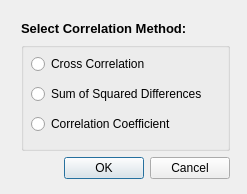
<?xml version="1.0" encoding="UTF-8"?>
<ui version="4.0">
 <class>CorrMethodClass</class>
 <widget class="QDialog" name="CorrMethodClass">
  <property name="geometry">
   <rect>
    <x>0</x>
    <y>0</y>
    <width>247</width>
    <height>194</height>
   </rect>
  </property>
  <property name="sizePolicy">
   <sizepolicy hsizetype="Preferred" vsizetype="Preferred">
    <horstretch>0</horstretch>
    <verstretch>0</verstretch>
   </sizepolicy>
  </property>
  <property name="windowTitle">
   <string>Correlation Methods</string>
  </property>
  <property name="modal">
   <bool>true</bool>
  </property>
  <widget class="QFrame" name="dialog_Frame">
   <property name="geometry">
    <rect>
     <x>10</x>
     <y>10</y>
     <width>231</width>
     <height>181</height>
    </rect>
   </property>
   <property name="sizePolicy">
    <sizepolicy hsizetype="Expanding" vsizetype="Expanding">
     <horstretch>0</horstretch>
     <verstretch>0</verstretch>
    </sizepolicy>
   </property>
   <layout class="QVBoxLayout" name="verticalLayout" stretch="0,0,0,0">
    <item>
     <widget class="QLabel" name="selectMethod_label">
      <property name="font">
       <font>
        <family>Arial</family>
        <pointsize>10</pointsize>
        <weight>75</weight>
        <bold>true</bold>
       </font>
      </property>
      <property name="text">
       <string>Select Correlation Method:</string>
      </property>
     </widget>
    </item>
    <item>
     <widget class="QGroupBox" name="methods_groupBox">
      <property name="sizePolicy">
       <sizepolicy hsizetype="Expanding" vsizetype="Expanding">
        <horstretch>0</horstretch>
        <verstretch>1</verstretch>
       </sizepolicy>
      </property>
      <property name="font">
       <font>
        <family>Arial</family>
       </font>
      </property>
      <property name="title">
       <string/>
      </property>
      <widget class="QRadioButton" name="method3_radioButton">
       <property name="geometry">
        <rect>
         <x>10</x>
         <y>70</y>
         <width>211</width>
         <height>24</height>
        </rect>
       </property>
       <property name="text">
        <string>Correlation Coefficient</string>
       </property>
      </widget>
      <widget class="QRadioButton" name="method2_radioButton">
       <property name="geometry">
        <rect>
         <x>10</x>
         <y>40</y>
         <width>211</width>
         <height>24</height>
        </rect>
       </property>
       <property name="text">
        <string>Sum of Squared Differences</string>
       </property>
      </widget>
      <widget class="QRadioButton" name="method1_radioButton">
       <property name="geometry">
        <rect>
         <x>10</x>
         <y>10</y>
         <width>131</width>
         <height>24</height>
        </rect>
       </property>
       <property name="text">
        <string>Cross Correlation</string>
       </property>
      </widget>
     </widget>
    </item>
    <item>
     <widget class="QDialogButtonBox" name="buttonBox">
      <property name="orientation">
       <enum>Qt::Horizontal</enum>
      </property>
      <property name="standardButtons">
       <set>QDialogButtonBox::Cancel|QDialogButtonBox::Ok</set>
      </property>
     </widget>
    </item>
    <item>
     <spacer name="verticalSpacer">
      <property name="orientation">
       <enum>Qt::Vertical</enum>
      </property>
      <property name="sizeType">
       <enum>QSizePolicy::Minimum</enum>
      </property>
      <property name="sizeHint" stdset="0">
       <size>
        <width>20</width>
        <height>1</height>
       </size>
      </property>
     </spacer>
    </item>
   </layout>
  </widget>
 </widget>
 <layoutdefault spacing="6" margin="11"/>
 <tabstops>
  <tabstop>method1_radioButton</tabstop>
  <tabstop>method2_radioButton</tabstop>
  <tabstop>method3_radioButton</tabstop>
  <tabstop>buttonBox</tabstop>
 </tabstops>
 <resources/>
 <connections/>
</ui>
